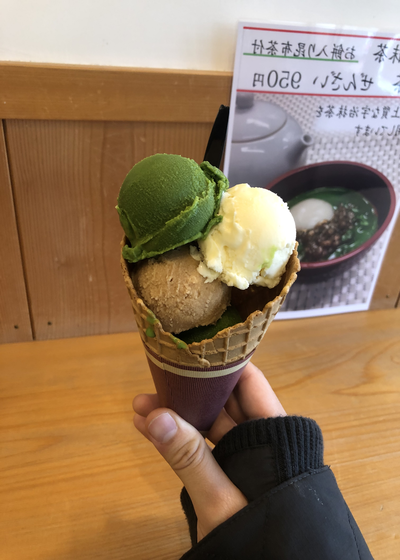
#> input picture hw1_r10922a16/hw1_sample_images/sample1.png, 400 x 560 px, found by its file name
$ python hw1_0.py
#> lines starting #> are read from the running program, lines starting #| are printed output that depends on the picture
from PIL import Image
import numpy as np
import cv2

img = cv2.imread('hw1_sample_images\sample1.png')
#> img is the input picture: shape (560, 400, 3); mean B, G, R 92.4, 122, 150.5
row, col, channel  = img.shape
#> row = 560; col = 400; channel = 3
temp = np.copy(img)

for i in range(row):
    for j in range(col):
        img[i][j][0] = temp[i][col-j-1][0]
        img[i][j][1] = temp[i][col-j-1][1]
        img[i][j][2] = temp[i][col-j-1][2]
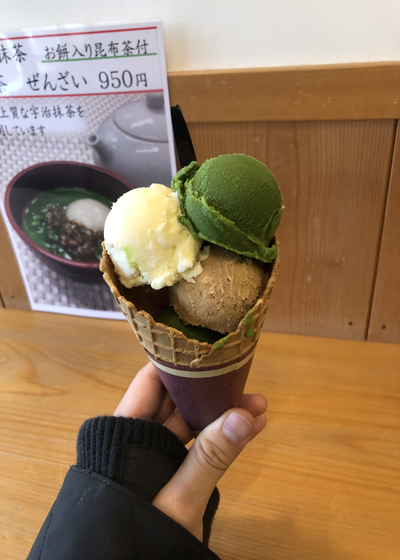
#> img: shape (560, 400, 3); mean B, G, R 92.4, 122, 150.5


cv2.imwrite("result1.png",img)

color_img = np.asarray(Image.open('result1.png'))
img2 = np.mean(color_img, axis=2)
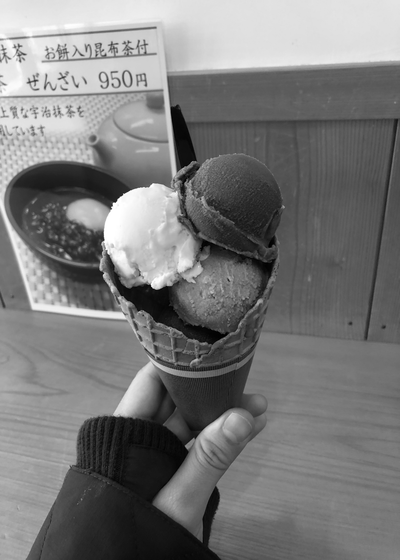
#> img2: shape (560, 400) float64; min 0, max 255, mean 121.6


cv2.imwrite("result2.png",img2)

$ run again, with hw1_r10922a16/hw1_sample_images/sample2.png copied over hw1_r10922a16/hw1_sample_images/sample1.png
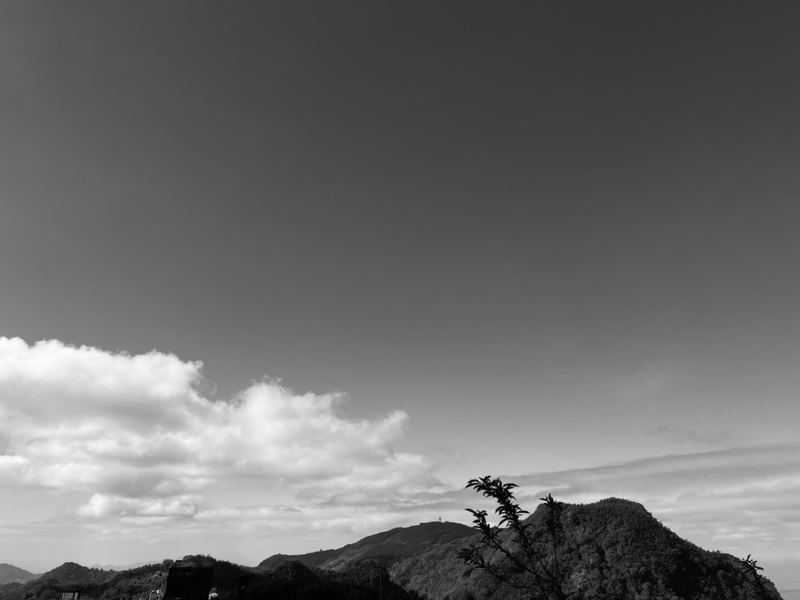
#> input picture hw1_r10922a16/hw1_sample_images/sample2.png, 800 x 600 px, found by its file name
#> img is the input picture: shape (600, 800, 3); min 0, max 253, mean 109.5
#> after the loop `for i in range(row):`:
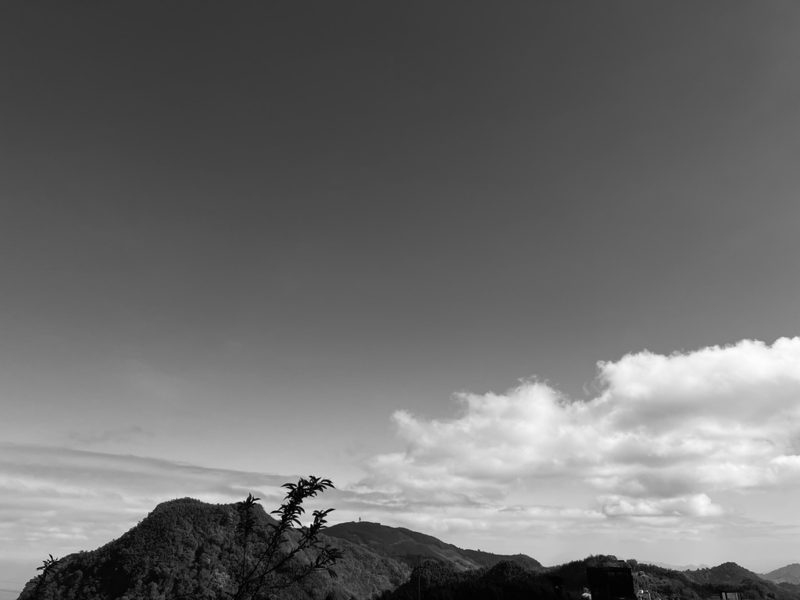
#> img: shape (600, 800, 3); min 0, max 253, mean 109.5

$ run again, with hw1_r10922a16/hw1_sample_images/sample3.png copied over hw1_r10922a16/hw1_sample_images/sample1.png
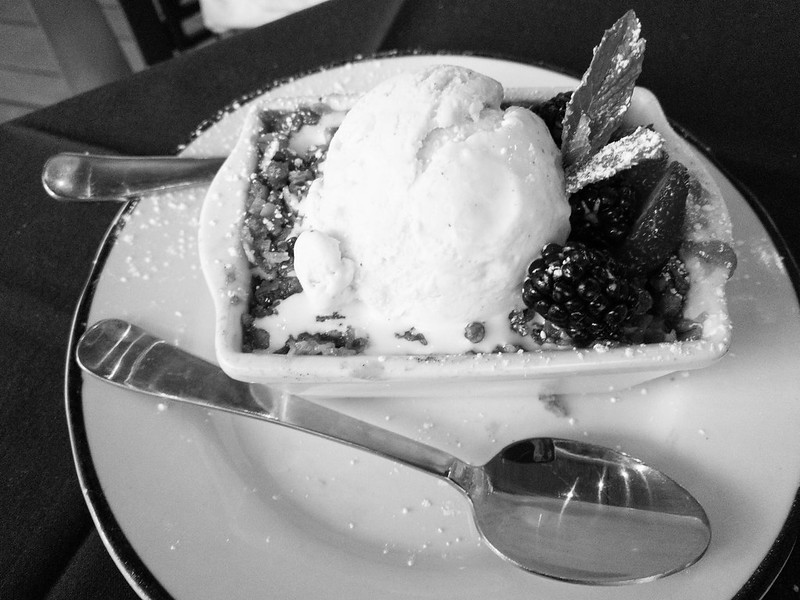
#> input picture hw1_r10922a16/hw1_sample_images/sample3.png, 800 x 600 px, found by its file name
#> img is the input picture: shape (600, 800, 3); min 0, max 255, mean 127
#> after the loop `for i in range(row):`:
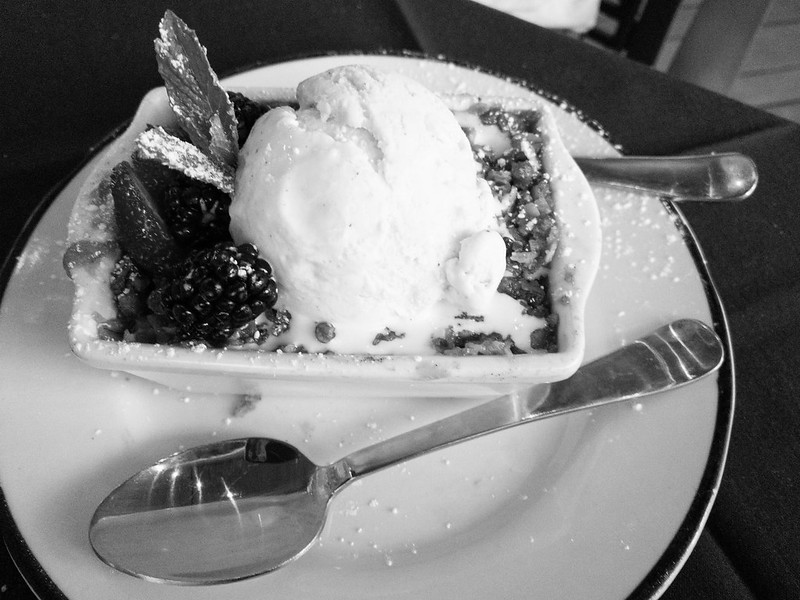
#> img: shape (600, 800, 3); min 0, max 255, mean 127
